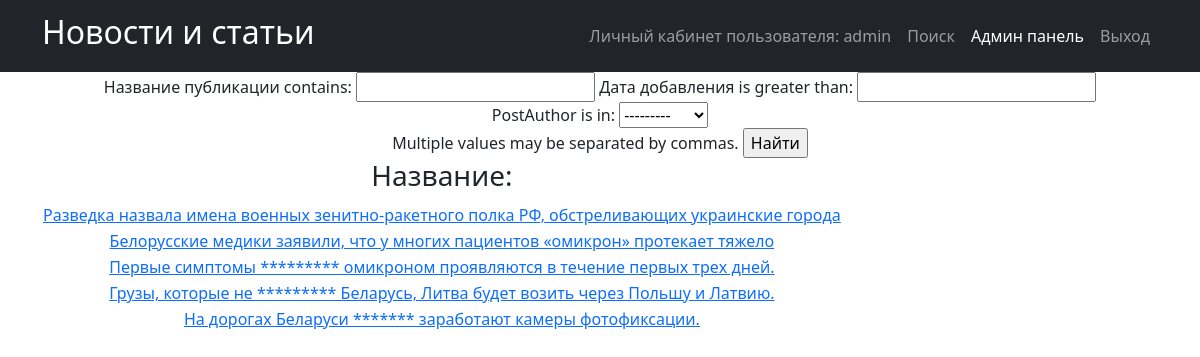
Screenshot of /news/search/ (signed in) with the database file from the repository.
### news_portal/models.py (models this page shows, shortened)
class Post(models.Model):
    PostAuthor = models.ForeignKey(Author, on_delete=models.CASCADE)
    NEWS = 'NW'
    ARTICLE = 'AR'
    CATEGORIES = [
        ('NW', 'Новость'),
        ('AR', 'Статья')
    ]
    categoryType = models.CharField('Категория публикации', max_length=2, choices=CATEGORIES)
    pubData = models.DateTimeField('дата добавления', auto_now_add=True)
    postCategory = models.ManyToManyField(Category, through='postCategory')
    postTitle = models.CharField('название публикации', max_length=255)
    postText = models.TextField('текст публикации')
    postRating = models.SmallIntegerField('рейтинг публикации', default=0)

### news_portal/views.py (the view)
# urls.py: path('search/', Postsearch.as_view()),
class Postsearch(ListView):
    model = Post
    template_name = 'search.html'
    context_object_name = 'news'
    queryset = Post.objects.order_by('-id')
    paginate_by = 1
    def get_context_data(self, **kwargs):
        context = super().get_context_data(**kwargs)
        context['filter'] = News_filter(self.request.GET, queryset=self.get_queryset())
        return context

### news_portal/models.py (called while the page is built)
    def __str__(self):
        return f'{self.authorUser.username}'

### news_portal/templatetags/censor.py (called while the page is built)
@register.filter(name='censor')
def censor(value):
    text = value.split()
    for word in text:
        if word.lower() in CENSOR:
            value = value.replace(word, '*' * len(word))
    return value

### templates/search.html (shortened to what this page needs)
{% extends 'flatpages/default.html' %}
{% load censor %}
{% block content %}
<form method="GET">
    {{ filter.form }}
    <input type="submit" value="Найти">
</form>
<table>
    <thead>
    <th>
    <h3>Название:</h3>
    </th>
    </thead>
      {% for new in filter.qs %}
    <tr>
    <td>
        <a href="{% url 'post_detail' new.id %}">{{ new.postTitle|censor }}</a>
    </td>
</tr>
    {% endfor %}
</table>
{% endblock content %}

### templates/flatpages/default.html (shortened to what this page needs)
<!DOCTYPE html>
<html lang="en">
    <head>
        {% load static %}
        <link href="{% static 'css/styles.css' %}" rel="stylesheet" />
    </head>
    <body>
        <nav class="navbar navbar-expand-lg navbar-dark bg-dark">
            <div class="container">
                <a class="navbar-brand" href=/news/><h2>Новости и статьи</h2></a>
                <div class="collapse navbar-collapse" id="navbarSupportedContent">
                    <ul class="navbar-nav ms-auto mb-2 mb-lg-0">
                        <li class="nav-item"><a class="nav-link" href=http://127.0.0.1:8000>Личный кабинет пользователя: {{request.user.username}}</a></li>
                        <li class="nav-item"><a class="nav-link" href=/news/search/>Поиск</a></li>
                        <li class="nav-item"><a class="nav-link active" aria-current="page" href=/admin/>Админ панель</a></li>
                        <li class="nav-item"><a class="nav-link" href=/sign/logout/>Выход</a></li>
                            </ul>
                </div>
            </div>
        </nav>
        <div class="container">
           <div class="row">
               <div class="col-lg-12 text-center">
                   {% block content %}{% endblock content %}
               </div>
           </div>
        </div>
    </body>
</html>

### rows the page displays
Post: postTitle|censor "Разведка назвала имена военных зенитно-ракетного полка РФ, обстреливающих украинские города"
Post: postTitle|censor "Белорусские медики заявили, что у многих пациентов «омикрон» протекает тяжело"
Post: postTitle|censor "Первые симптомы ********* омикроном проявляются в течение первых трех дней."
Post: postTitle|censor "Грузы, которые не ********* Беларусь, Литва будет возить через Польшу и Латвию."
Post: postTitle|censor "На дорогах Беларуси ******* заработают камеры фотофиксации."

### other values shown
{{ request.user.username }} "admin"
